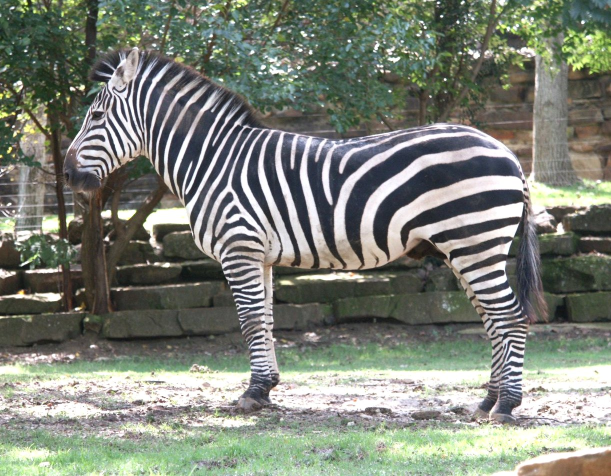
%> input picture CS216_image_understanding/Assignment2/zebra1.jpg, 1222 x 952 px (shown at 1/2 size)
$ octave problem_5.m   (GNU Octave 9; MATLAB toolbox functions it lacks are replaced by stand-ins)
%> lines starting %> are read from the running program, lines starting %| are printed output that depends on the picture


% Magnitude spectrum for signal with single pulse with height
% 1 at middle
single=(1:100)*0;
single(50)=1;
y=fftshift(fft(single));
mag=abs(y);
freq=(-49:50);
figure;
subplot(2,3,1)
plot(freq,mag);
xlabel('Frequency')
ylabel('Magnitude')
title('Magnitude');


% box-function signal with signal width 5, and
% height 1
box=(1:100)*0;
box(48:52)=1;
y=fftshift(fft(box));
mag=abs(y);
subplot(2,3,2);
plot(freq,mag);
xlabel('Frequency')
ylabel('Magnitude')
title('Magnitude');


%% box-function signal with signal width 10, and
% height 1

box2=(1:100)*0;
box2(45:54)=1;
y=fftshift(fft(box2));
mag=abs(y);
subplot(2,3,3)
plot(freq,mag);
xlabel('Frequency')
ylabel('Magnitude')
title('Magnitude');

%Guassian signal with sigma 1
time=-1:1/100:1;
gauss1=normpdf(time,0,1);
y1=fftshift(fft2(gauss1));
mag1=abs(y1);
f1 =(-length(y1)/2:length(y1)/2-1)*100/length(y1);
subplot(2,3,4)
plot(f1,mag1);
xlabel('Frequency');
ylabel('Magnitude');
title('Magnitude');


%Guassian signal with sigma 2
time=-1:1/100:1;
gauss2=normpdf(time,0,2);
y2=fftshift(fft(gauss2));
mag2=abs(y2);
f2 =(-length(y2)/2:length(y2)/2-1)*100/length(y2);
subplot(2,3,5)
plot(f2,mag2);
xlabel('Frequency');
ylabel('Magnitude');
title('Magnitude');
%> figure, not shown here; panel 1: curve peaks at x = -49, y = 1; panel 2: curve peaks at x = 1, y = 5; panel 3: curve peaks at x = 1, y = 10; panel 4: curve peaks at x = -0.249, y = 68.51


% 2D DFT on zebra1.jpg

% display the original image
zebra1=imread('zebra1.jpg');
%> zebra1 is the input picture: size 952x1222x3 uint8; mean R, G, B 125.8, 131, 119.9
zebra1=imresize(zebra1,[640,360]);% resize the image
%> zebra1: size 640x360x3 uint8
zebra1=im2double(zebra1);
%> zebra1: size 640x360x3 double
figure;
imshow(zebra1)
DF1=fftshift(fft2(zebra1));
phase1=angle(DF1);
mag1=abs(DF1);

% 2D DFT on zebra2.jpg
% display the original image
zebra2=imread('zebra2.jpg');
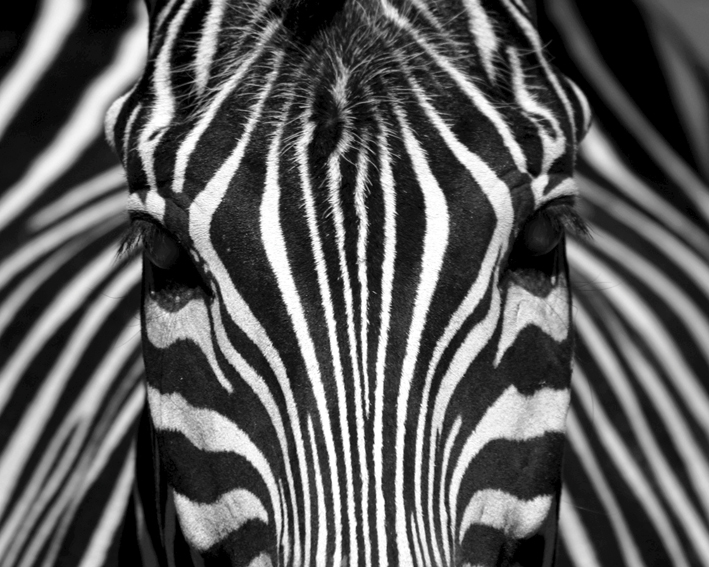
%> input picture CS216_image_understanding/Assignment2/zebra2.jpg, 709 x 567 px
%> zebra2 is the input picture: size 567x709x3 uint8; mean R, G, B 93.9, 93.9, 93.9
zebra2=imresize(zebra2,[640,360]);% resize the image
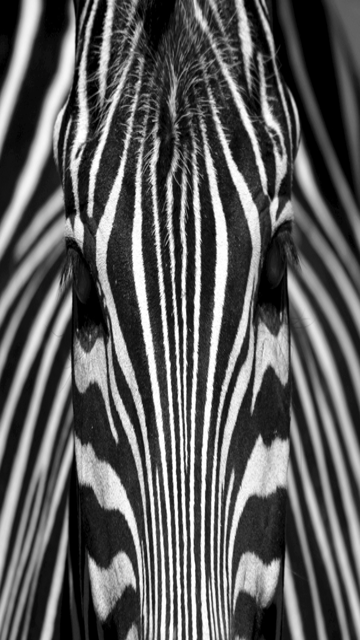
%> zebra2: size 640x360x3 uint8; mean R, G, B 93.9, 93.9, 93.9
zebra2=im2double(zebra2);
%> zebra2: size 640x360x3 double
figure;
imshow(zebra2)
DF2=fftshift(fft2(zebra2));
phase2=angle(DF2);
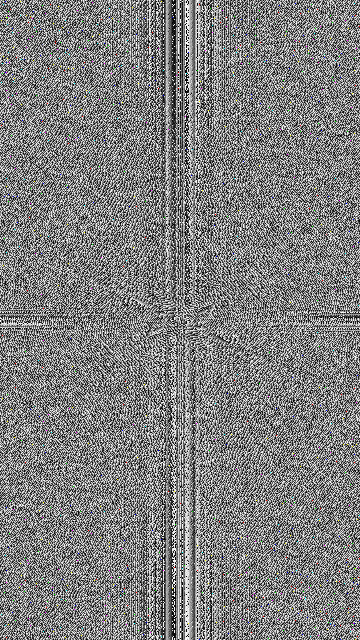
%> phase2: size 640x360x3 double; mean R, G, B 2.73e-05, 2.73e-05, 2.73e-05; drawn with min black and max white
mag2=abs(DF2);

%Swap the magnitude of zebra1 and zebra2 to produce two new images
newImage1 = mag2.* exp(phase1 .*1i);
newImage1 = ifft2(newImage1);
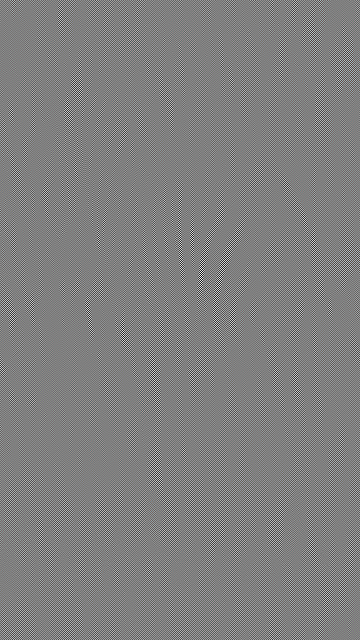
%> newImage1: size 640x360x3 double; mean R, G, B -7.56e-06, -7.68e-06, -7.32e-06; drawn with min black and max white
imwrite(newImage1,'zebra3.jpg','JPEG');
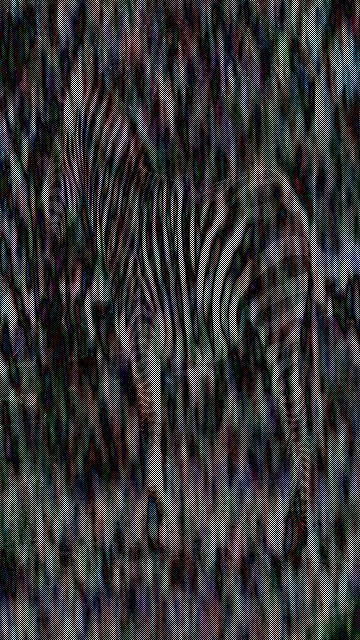
%> saved as zebra3.jpg: size 640x360x3 uint8; mean R, G, B 50.6, 50.9, 51
figure;
imshow(newImage1)


newImage2 = mag1.* exp(phase2 .*1i);
newImage2 = ifft2(newImage2);
imwrite(newImage2,'zebra4.jpg','JPEG');
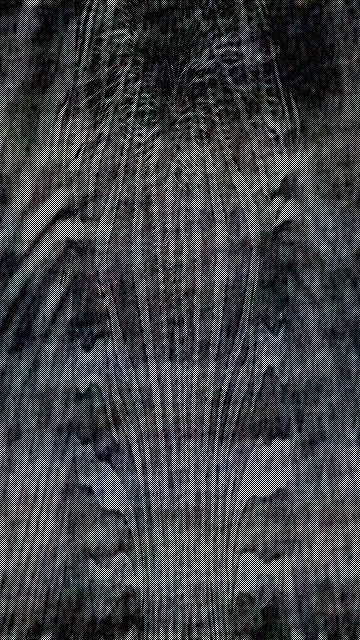
%> saved as zebra4.jpg: size 640x360x3 uint8; mean R, G, B 60.5, 63.4, 65.8
figure;
imshow(newImage2)


% Explore the DFT on Beta pdf function
time=0:1/100:10;
beta=betapdf(time,4,4);
y=fftshift(fft(beta));
mag=abs(y);
f =(-length(y)/2:length(y)/2-1)*100/length(y);
figure;
subplot(1,2,1)
plot(f,mag);
xlabel('Frequency');
ylabel('Magnitude');
title('Magnitude');


time=0:1/100:10;
beta=betapdf(time,5,1);
y=fftshift(fft(beta));
mag=abs(y);
f =(-length(y)/2:length(y)/2-1)*100/length(y);
subplot(1,2,2)
plot(f,mag);
xlabel('Frequency');
ylabel('Magnitude');
title('Magnitude');
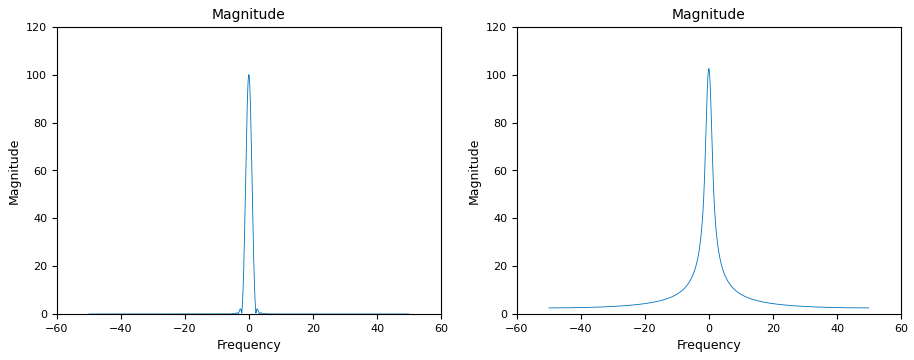
%> figure redrawn from the program's plot data, 2 panels; panel 1: curve peaks at x = -0.05, y = 100; panel 2: curve peaks at x = -0.05, y = 102.5
